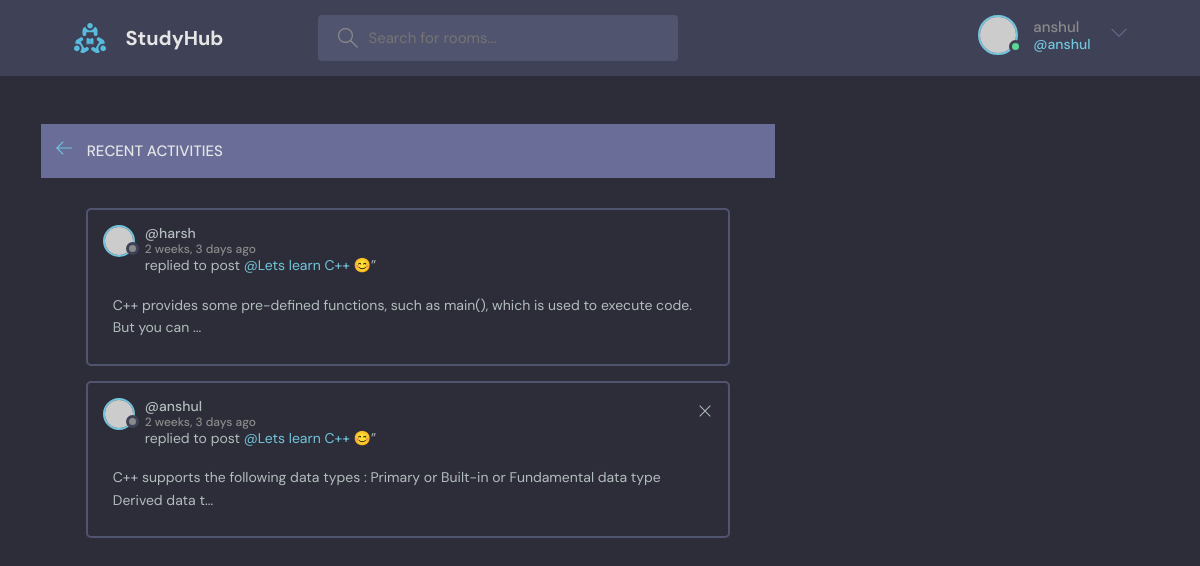
The app's page /recent-activity (signed in) with its own data.
### base/models.py (models this page shows, shortened)
class Message(models.Model):
    user = models.ForeignKey( User, on_delete=models.CASCADE)
    room =  models.ForeignKey(Room , on_delete=models.CASCADE)
    body = models.TextField()
    updated = models.DateTimeField(auto_now=True)
    created = models.DateTimeField(auto_now_add=True)
    class Meta:
        ordering = ['-updated' , '-created']
    def __str__(self):
        return self.body[:100]

class Room(models.Model):
    host = models.ForeignKey(User , on_delete=models.SET_NULL , null=True)
    topic =models.ForeignKey(Topic , on_delete=models.SET_NULL , null=True )
    name = models.CharField(max_length=200)
    description = models.TextField(null=True , blank=True)
    participants = models.ManyToManyField(User , related_name='participants' ,blank=True)
    updated = models.DateTimeField(auto_now=True)
    created = models.DateTimeField(auto_now_add=True)
    class Meta:
        ordering = ['-updated' , '-created']

### base/views.py (the view)
# urls.py: path('recent-activity' , views.activityPage , name='recent-activity'),
def activityPage(request):
    room_messages = Message.objects.all()
    return render(request , 'base/activity_page.html' , {'room_messages':room_messages})

### base/templates/base/activity_page.html
{% extends 'main.html' %} {% block content %}
<div class="participant scroll">
  <main class="layout">
    <div class="container">
      <div class="layout">
        <div class="layout__boxHeader">
          <div class="layout__boxTitle">
            <a href="{{request.META.HTTP_REFERER}}">
              <svg
                version="1.1"
                xmlns="http://www.w3.org/2000/svg"
                width="32"
                height="32"
                viewBox="0 0 32 32"
              >
                <title>arrow-left</title>
                <path
                  d="M13.723 2.286l-13.723 13.714 13.719 13.714 1.616-1.611-10.96-10.96h27.625v-2.286h-27.625l10.965-10.965-1.616-1.607z"
                ></path>
              </svg>
            </a>
            <h3>Recent Activities</h3>
          </div>
        </div>
        <div class="activities-page layout__body">
          {% for message in room_messages %}
          <div class="activities__box">
            <div class="activities__boxHeader roomListRoom__header">
              <a
                href="{% url 'user-profile'  message.user.id %}"
                class="roomListRoom__author"
              >
                <div class="avatar avatar--small">
                  <img src="https://randomuser.me/api/portraits/women/11.jpg" />
                </div>
                <p>
                  @{{message.user.username}}
                  <span>{{message.created|timesince}} ago</span>
                </p>
              </a>
              {% if request.user == message.user %}
              <div class="roomListRoom__actions">
                <a href="{% url 'delete-message' message.id%}">
                  <svg
                    version="1.1"
                    xmlns="http://www.w3.org/2000/svg"
                    width="32"
                    height="32"
                    viewBox="0 0 32 32"
                  >
                    <title>remove</title>
                    <path
                      d="M27.314 6.019l-1.333-1.333-9.98 9.981-9.981-9.981-1.333 1.333 9.981 9.981-9.981 9.98 1.333 1.333 9.981-9.98 9.98 9.98 1.333-1.333-9.98-9.98 9.98-9.981z"
                    ></path>
                  </svg>
                </a>
              </div>
              {% endif %}
            </div>
            <div class="activities__boxContent">
              <p>
                replied to post
                <a href="{% url 'room' message.room.id %}"
                  >@{{message.room.name}}</a
                >”
              </p>
              <div class="activities__boxRoomContent">{{message}}...</div>
            </div>
          </div>
          {% endfor %}
        </div>
      </div>
    </div>
  </main>
</div>
{% endblock content%}

### templates/navbar.html (shortened to what this page needs)
{% load static %}
<header class="header header--loggedIn">
    <div class="container">
      <a href="{% url 'home' %}" class="header__logo">
        <img src="{% static 'images/logo.svg' %}" />
        <h1>StudyHub</h1>
      </a>
      <form class="header__search" method="POST" action="{% url 'home' %}" >
        <label>
          <input type="text" name="q" placeholder="Search for rooms..." />
        </label>
      </form>
      <nav class="header__menu">
        {% if request.user.is_authenticated  %}
        <div class="header__user">
          <a href="{% url 'user-profile' request.user.id %}">
            <div class="avatar avatar--medium active">
              <img src="https://randomuser.me/api/portraits/men/37.jpg" />
            </div>
            <p>{{request.user.username}}<span>@{{request.user.username}}</span></p>
          </a>
          <button class="dropdown-button">
            <svg version="1.1" xmlns="http://www.w3.org/2000/svg" width="32" height="32" viewBox="0 0 32 32">
              <title>chevron-down</title>
              <path d="M16 21l-13-13h-3l16 16 16-16h-3l-13 13z"></path>
            </svg>
          </button>
        </div>
        {% endif %}
      </nav>
    </div>
  </header>

### records on screen
Message: user.username "harsh", created "2 weeks, 3 days", room.name "Lets learn C++ 😊", body "C++ provides some pre-defined functions, such as main(), which is used to execute code. But you can"
Message: user.username "anshul", created "2 weeks, 3 days", room.name "Lets learn C++ 😊", body "C++ supports the following data types : Primary or Built-in or Fundamental data type Derived data t"

### other values on screen
{{ request.user.username }} "anshul"
